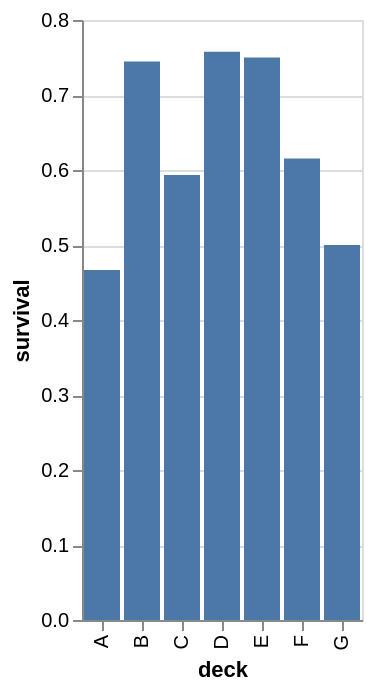

Notebook code for this chart:
### Code cell
alt.Chart(data).mark_bar().transform_filter(
    'datum.deck != null'
).transform_aggregate(
    survival='average(survived)',
    groupby=['deck']
).encode(
    x='deck',
    y='survival:Q')

### Figure 1 — Vega-Lite specification as saved in the notebook (floating-point values rounded to 4 significant figures; data arrays with more than 128 entries replaced by an {"elided": "..."} marker saying what was removed)
{"config": {"view": {"continuousWidth": 300, "continuousHeight": 300}}, "data": {"name": "data-0c38bb19a9fd97a919c8e685b97dc7d4"}, "mark": {"type": "bar"}, "encoding": {"x": {"field": "deck", "type": "nominal"}, "y": {"field": "survival", "type": "quantitative"}}, "transform": [{"filter": "datum.deck != null"}, {"aggregate": [{"op": "average", "field": "survived", "as": "survival"}], "groupby": ["deck"]}], "$schema": "https://vega.github.io/schema/vega-lite/v5.20.1.json", "datasets": {"data-0c38bb19a9fd97a919c8e685b97dc7d4": {"elided": "891 records"}}}
